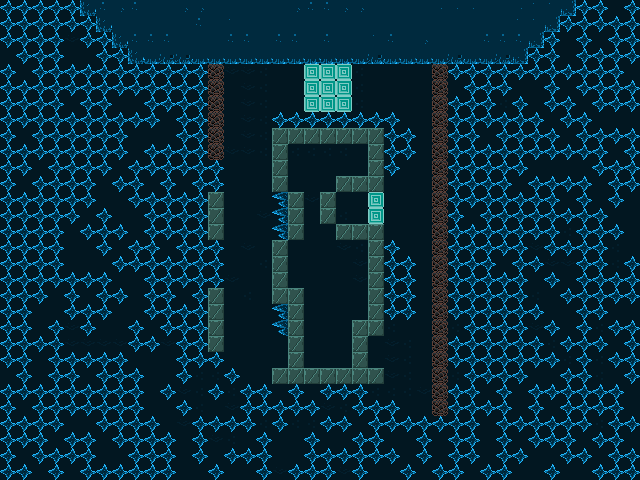

This game map was drawn from its Tiled (.tmx) file and the tilesets committed beside it. A one-line description and the trimmed map source follow:
An orthogonal 40x30 tile map with 16x16 px tiles, 6 tile layers (backgroundLayer, stageLayer, trapsLayer, fragileLayer, ...), 4 tilesets and 9 objects (7x secret, playerStart, portal).

<map version="1.0" orientation="orthogonal" renderorder="right-down" width="40" height="30" tilewidth="16" tileheight="16" nextobjectid="36">
 <tileset firstgid="1" name="stageTiles" tilewidth="16" tileheight="16" tilecount="60" columns="10">
  <image source="../assets/img/tiles.png" width="160" height="96" />
 </tileset>
 <tileset firstgid="61" name="playerTiles" tilewidth="16" tileheight="16" tilecount="16" columns="4">
  <image source="../assets/img/player.png" width="64" height="64" />
 </tileset>
 <tileset firstgid="77" name="itemsTiles" tilewidth="16" tileheight="16" tilecount="16" columns="4">
  <image source="../assets/img/items.png" width="64" height="64" />
 </tileset>
 <tileset firstgid="93" name="secret" tilewidth="16" tileheight="16" tilecount="6" columns="6">
  <image source="../assets/img/secret.png" width="96" height="16" />
 </tileset>
 <layer name="backgroundLayer" width="40" height="30">
  <data>[1200 cells, 1200 non-empty, 10 distinct tile ids]</data>
 </layer>
 <objectgroup name="objectsLayer">
  <object id="1" name="Player" type="playerStart" gid="66" x="276" y="367" width="16" height="16" />
  <object id="8" name="Portal" type="portal" gid="79" x="368" y="368" width="16" height="16">
   <properties>
    <property name="animated" type="bool" value="true" />
    <property name="sprite" value="portal" />
    <property name="targetTilemap" value="13" />
   </properties>
  </object>
  <object id="29" name="Secret" type="secret" gid="98" x="345" y="216" width="16" height="16">
   <properties>
    <property name="animated" type="bool" value="true" />
    <property name="sprite" value="secret" />
   </properties>
  </object>
  <object id="30" name="Secret" type="secret" gid="98" x="224" y="328" width="16" height="16">
   <properties>
    <property name="animated" type="bool" value="true" />
    <property name="sprite" value="secret" />
   </properties>
  </object>
  <object id="31" name="Secret" type="secret" gid="98" x="256" y="280" width="16" height="16">
   <properties>
    <property name="animated" type="bool" value="true" />
    <property name="sprite" value="secret" />
   </properties>
  </object>
  <object id="32" name="Secret" type="secret" gid="98" x="224" y="224" width="16" height="16">
   <properties>
    <property name="animated" type="bool" value="true" />
    <property name="sprite" value="secret" />
   </properties>
  </object>
  <object id="33" name="Secret" type="secret" gid="98" x="256" y="168" width="16" height="16">
   <properties>
    <property name="animated" type="bool" value="true" />
    <property name="sprite" value="secret" />
   </properties>
  </object>
  <object id="34" name="Secret" type="secret" gid="98" x="416" y="152" width="16" height="16">
   <properties>
    <property name="animated" type="bool" value="true" />
    <property name="sprite" value="secret" />
   </properties>
  </object>
  <object id="35" name="Secret" type="secret" gid="98" x="416" y="297" width="16" height="16">
   <properties>
    <property name="animated" type="bool" value="true" />
    <property name="sprite" value="secret" />
   </properties>
  </object>
 </objectgroup>
 <layer name="stageLayer" width="40" height="30">
  <data>[1200 cells, 86 non-empty, 5 distinct tile ids]</data>
 </layer>
 <layer name="trapsLayer" width="40" height="30">
  <data>[1200 cells, 329 non-empty, 2 distinct tile ids]</data>
 </layer>
 <layer name="fragileLayer" width="40" height="30">
  <data>[1200 cells, 28 non-empty, 1 distinct tile ids]</data>
 </layer>
 <layer name="drillLayer" width="40" height="30">
  <data>[1200 cells, 11 non-empty, 1 distinct tile ids]</data>
 </layer>
 <layer name="springLayer" width="40" height="30">
  <data>[1200 cells, 0 non-empty, 0 distinct tile ids]</data>
 </layer>
</map>
